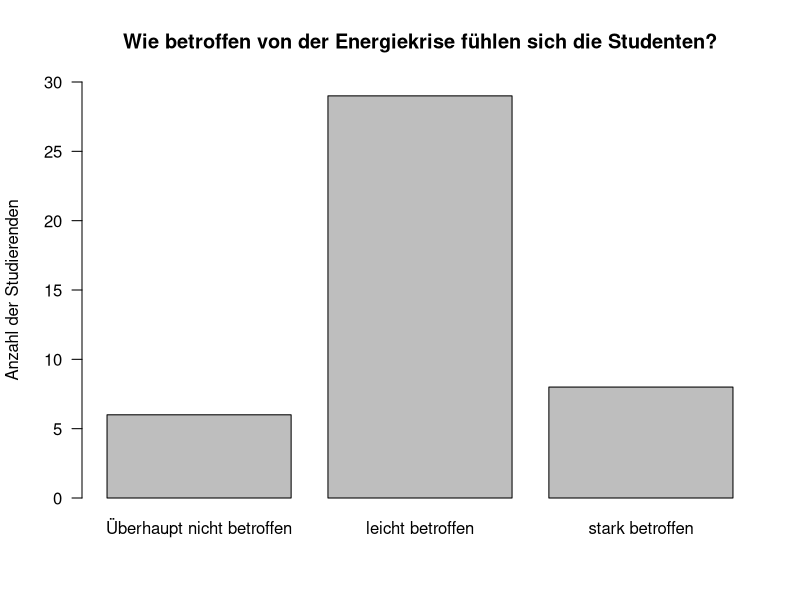
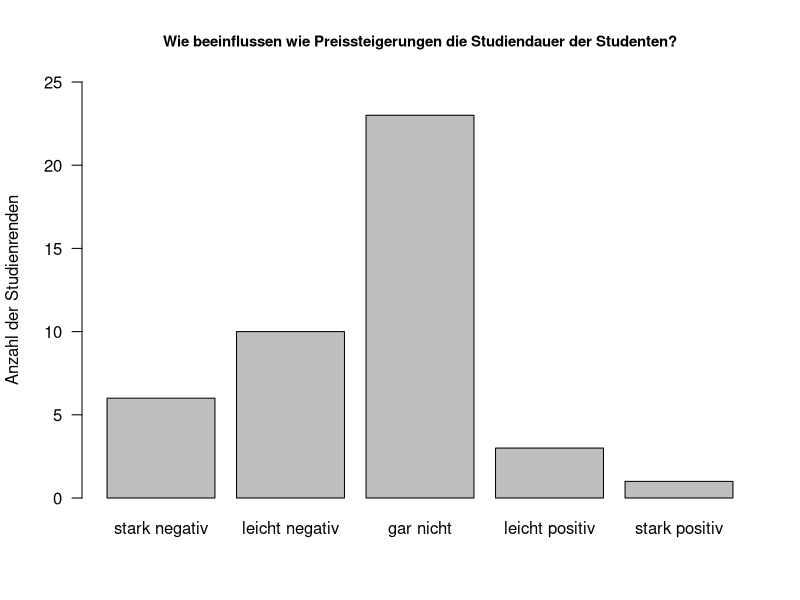
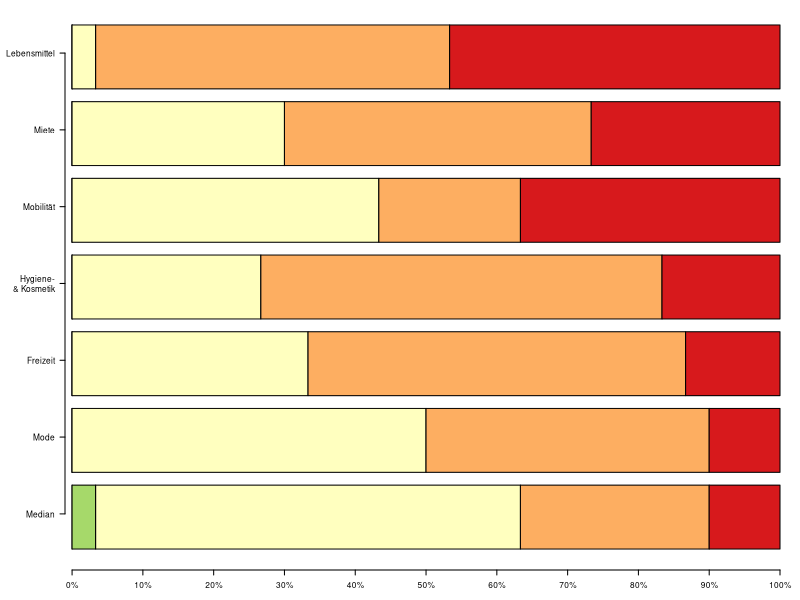

Source code (R) for these figures, in order:
## ---- chunk 1
# Add packages you need here!
library(knitr)
## ---- chunk 2
tau <- read.csv('tau.csv')
str(tau)
## ---- chunk 3
barplot(table(tau$Betroffenheit),
        names.arg = c("Überhaupt nicht betroffen", "leicht betroffen",
                      "stark betroffen"),
        ylab = "Anzahl der Studierenden", ylim = c(0,30), las = 1,
        main = "Wie betroffen von der Energiekrise fühlen sich die Studenten?")
## ---- chunk 4
barplot(table(tau$Einfluss.Studiendauer),
        names.arg = c("stark negativ", "leicht negativ", "gar nicht",
                      "leicht positiv", "stark positiv"),
        ylab = "Anzahl der Studienrenden", ylim = c(0,25), las = 1,
        main = "Wie beeinflussen wie Preissteigerungen die Studiendauer der Studenten?", cex.main=0.9)
## ---- chunk 5
ausgabe <- tau[seq(3,9)]
colnames(ausgabe) <- c("Miete", "Mobilität", "Lebensmittel", "Hygiene-\n& Kosmetik",
                  "Mode", "Freizeit", "Median")
ausgabe <- na.omit(ausgabe)
rownum <- nrow(ausgabe)
for( i in seq(-2, 2) ) {
    ausgabe <- rbind(ausgabe, rep(i, ncol(ausgabe)))
}
ausgabe <- ausgabe[,order(colMeans(ausgabe))] # nach Mittelwert ordnen
ratio <- (apply(ausgabe, 2, table)-1)/rownum

par(cex = 0.5, las = 1, mar = c(3, 6.5, .4, 2)) # Groesse der Beschriftung, horizontale Labels
library(RColorBrewer) # Paket für Farbverlauf Gruen -> Gelb -> Rot
barplot(ratio, 
        horiz = TRUE, # Horizontaler Barplot
        col = brewer.pal(5,"RdYlGn")[5:1], # Farben (richtig sortieren)
        xaxt = "n", yaxt = "n") # Achsen zunaechst nicht plotten
# x-Achse:
axis(1, at = seq(0,1, length.out=11), labels = c(paste(10*0:10, "%", sep ="")))
# y-Achse (Namen = Variablnamen)
axis(2, at = seq(.75,7.96, length.out = ncol(ausgabe)), labels = colnames(ausgabe))
## ---- chunk 6
Ausgaben <- tau[seq(3,5)]
kable(cov(na.omit(Ausgaben)))
